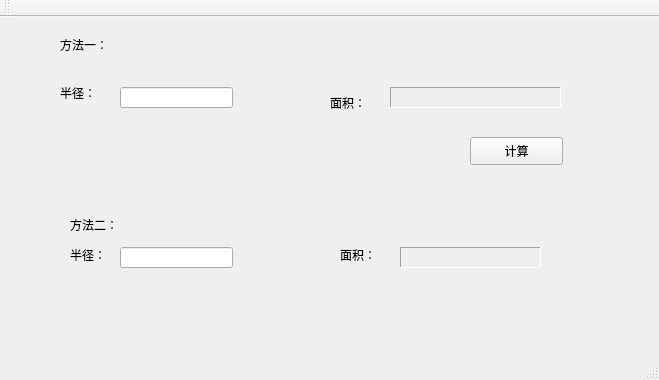
<?xml version="1.0" encoding="UTF-8"?>
<ui version="4.0">
 <class>MainWindow</class>
 <widget class="QMainWindow" name="MainWindow">
  <property name="geometry">
   <rect>
    <x>0</x>
    <y>0</y>
    <width>659</width>
    <height>380</height>
   </rect>
  </property>
  <property name="windowTitle">
   <string>MainWindow</string>
  </property>
  <widget class="QWidget" name="centralWidget">
   <widget class="QLabel" name="radiusLabel">
    <property name="geometry">
     <rect>
      <x>60</x>
      <y>60</y>
      <width>51</width>
      <height>31</height>
     </rect>
    </property>
    <property name="text">
     <string>半径：</string>
    </property>
   </widget>
   <widget class="QLineEdit" name="radiusLineEdit">
    <property name="geometry">
     <rect>
      <x>120</x>
      <y>70</y>
      <width>113</width>
      <height>21</height>
     </rect>
    </property>
   </widget>
   <widget class="QPushButton" name="countBtn">
    <property name="geometry">
     <rect>
      <x>470</x>
      <y>120</y>
      <width>93</width>
      <height>28</height>
     </rect>
    </property>
    <property name="text">
     <string>计算</string>
    </property>
   </widget>
   <widget class="QLabel" name="areaLabel_2">
    <property name="geometry">
     <rect>
      <x>390</x>
      <y>70</y>
      <width>171</width>
      <height>21</height>
     </rect>
    </property>
    <property name="frameShape">
     <enum>QFrame::Panel</enum>
    </property>
    <property name="frameShadow">
     <enum>QFrame::Sunken</enum>
    </property>
    <property name="text">
     <string/>
    </property>
   </widget>
   <widget class="QLabel" name="label">
    <property name="geometry">
     <rect>
      <x>70</x>
      <y>230</y>
      <width>72</width>
      <height>15</height>
     </rect>
    </property>
    <property name="text">
     <string>半径：</string>
    </property>
   </widget>
   <widget class="QLabel" name="label_2">
    <property name="geometry">
     <rect>
      <x>400</x>
      <y>230</y>
      <width>141</width>
      <height>21</height>
     </rect>
    </property>
    <property name="frameShape">
     <enum>QFrame::Panel</enum>
    </property>
    <property name="frameShadow">
     <enum>QFrame::Sunken</enum>
    </property>
    <property name="text">
     <string/>
    </property>
   </widget>
   <widget class="QLineEdit" name="lineEdit">
    <property name="geometry">
     <rect>
      <x>120</x>
      <y>230</y>
      <width>113</width>
      <height>21</height>
     </rect>
    </property>
   </widget>
   <widget class="QLabel" name="label_3">
    <property name="geometry">
     <rect>
      <x>340</x>
      <y>230</y>
      <width>72</width>
      <height>15</height>
     </rect>
    </property>
    <property name="text">
     <string>面积：</string>
    </property>
   </widget>
   <widget class="QLabel" name="label_4">
    <property name="geometry">
     <rect>
      <x>70</x>
      <y>200</y>
      <width>72</width>
      <height>15</height>
     </rect>
    </property>
    <property name="text">
     <string>方法二：</string>
    </property>
   </widget>
   <widget class="QLabel" name="label_5">
    <property name="geometry">
     <rect>
      <x>60</x>
      <y>20</y>
      <width>72</width>
      <height>15</height>
     </rect>
    </property>
    <property name="text">
     <string>方法一：</string>
    </property>
   </widget>
   <widget class="QLabel" name="areaLabel_1">
    <property name="geometry">
     <rect>
      <x>330</x>
      <y>70</y>
      <width>61</width>
      <height>31</height>
     </rect>
    </property>
    <property name="text">
     <string>面积：</string>
    </property>
   </widget>
   <zorder>radiusLabel</zorder>
   <zorder>areaLabel_1</zorder>
   <zorder>areaLabel_1</zorder>
   <zorder>radiusLineEdit</zorder>
   <zorder>countBtn</zorder>
   <zorder>areaLabel_2</zorder>
   <zorder>label</zorder>
   <zorder>label_2</zorder>
   <zorder>lineEdit</zorder>
   <zorder>label_3</zorder>
   <zorder>label_4</zorder>
   <zorder>label_5</zorder>
  </widget>
  <widget class="QMenuBar" name="menuBar">
   <property name="geometry">
    <rect>
     <x>0</x>
     <y>0</y>
     <width>659</width>
     <height>26</height>
    </rect>
   </property>
  </widget>
  <widget class="QToolBar" name="mainToolBar">
   <attribute name="toolBarArea">
    <enum>TopToolBarArea</enum>
   </attribute>
   <attribute name="toolBarBreak">
    <bool>false</bool>
   </attribute>
  </widget>
  <widget class="QStatusBar" name="statusBar"/>
 </widget>
 <layoutdefault spacing="6" margin="11"/>
 <resources/>
 <connections/>
</ui>
